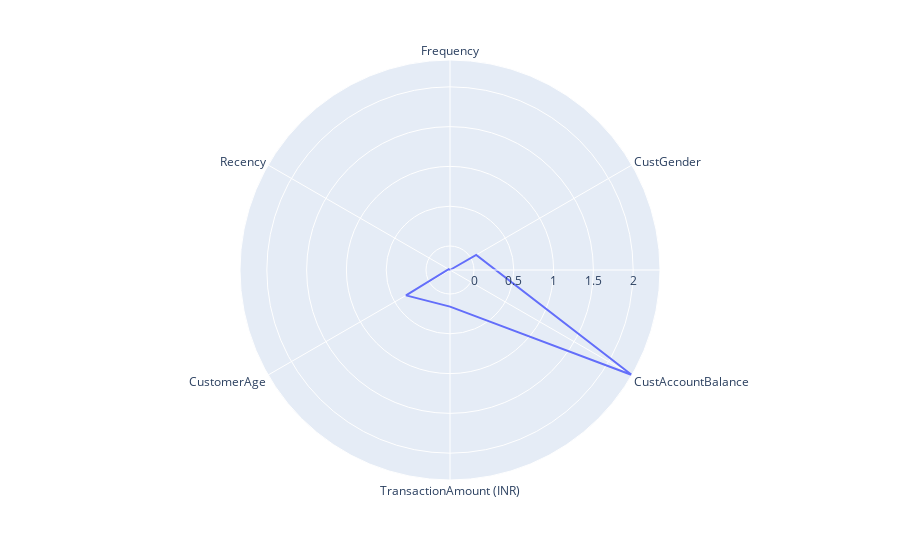

The code cell stored with this chart in its notebook:
### Code cell
import plotly.express as px

clas_0 = df_scaled[df_scaled['Label']==0].loc[:,:"Recency"]

fig = px.line_polar(clas_0,
                    r = clas_0.mean().tolist(),
                    theta = clas_0.columns.tolist(),
                    line_close = True)
fig.show()

### Figure 1 — Plotly figure (JSON) as saved in the notebook; plotly's stock layout.template omitted (floating-point values rounded to 4 significant figures)
{"data": [{"hovertemplate": "r=%{r}<br>theta=%{theta}<extra></extra>", "legendgroup": "", "line": {"color": "#636efa", "dash": "solid"}, "marker": {"symbol": "circle"}, "mode": "lines", "name": "", "r": [-0.3015, 0.07872, 2.337, 0.1589, 0.3369, -0.2826, -0.3015], "showlegend": false, "subplot": "polar", "theta": ["Frequency", "CustGender", "CustAccountBalance", "TransactionAmount (INR)", "CustomerAge", "Recency", "Frequency"], "type": "scatterpolar"}], "layout": {"legend": {"tracegroupgap": 0}, "margin": {"t": 60}, "polar": {"angularaxis": {"direction": "clockwise", "rotation": 90}, "domain": {"x": [0, 1], "y": [0, 1]}}}}
